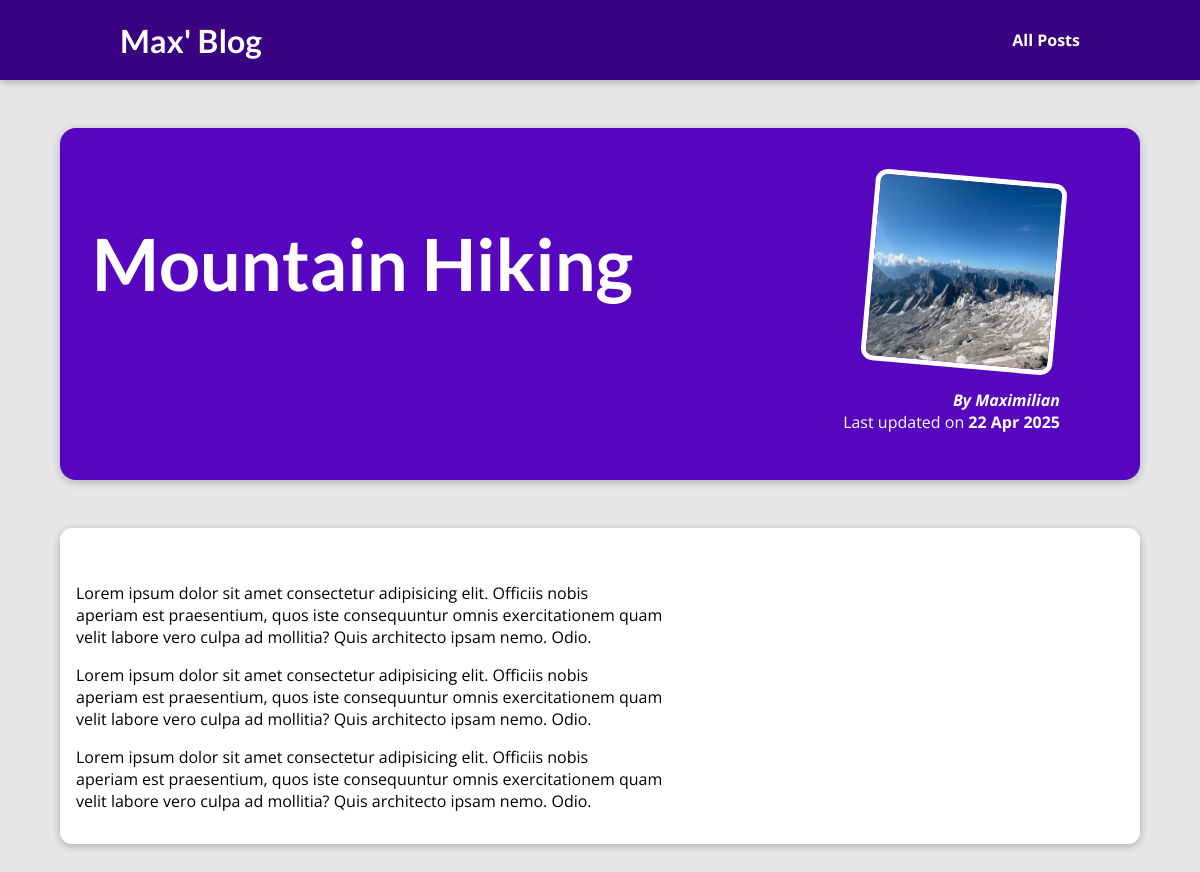
The page /posts/hike-in-the-mountains on the database its author committed.
### blog/models.py (models this page shows)
class Post(models.Model):
    title = models.CharField(max_length=150)
    excerpt = models.CharField(max_length=200)
    image_name = models.CharField(max_length=100)
    date = models.DateField(auto_now=True)
    slug = models.SlugField(unique=True, db_index=True)
    content = models.TextField(validators=[MinLengthValidator(10)])
    author = models.ForeignKey(
        Author, on_delete=models.SET_NULL, null=True, related_name="posts"
    )
    tags = models.ManyToManyField(Tag)

class Author(models.Model):
    first_name = models.CharField(max_length=100)
    last_name = models.CharField(max_length=100)
    email_address = models.EmailField()
    def full_name(self):
        return f"{self.first_name} {self.last_name}"
    def __str__(self):
        return self.full_name()

### blog/views.py (the view)
# urls.py: path("posts/<slug:slug>", views.post_detail,
def post_detail(request, slug):
    identified_post = get_object_or_404(Post, slug=slug)
    return render(
        request,
        "blog/post-detail.html",
        {"post": identified_post, "post_tags": identified_post.tags.all()},
    )

### blog/templates/blog/post-detail.html (shortened to what this page needs)
{% extends "base.html" %}
{% load static %}
{% block css_files %}
<link rel="stylesheet" href="{% static "blog/post-detail.css" %}" />
{% endblock %}
{% block content %}
<section id="summary">
  <h2>{{ post.title }}</h2>
  <article>
    <img src="{% static "blog/images/"|add:post.image_name %}" alt="{{ post.title }}" />
    <address>By <a href="mailto:{{ post.author.email_address }}">{{ post.author }}</a></address>
    <div>Last updated on <time>{{ post.date|date:"d M Y" }}</time></div>
  </article>
</section>
<main>
  {{ post.content|linebreaks }}
</main>
{% endblock %}

### static/app.css (style rules this page uses)
* { box-sizing: border-box; }
html { font-family: 'Open Sans', 'Lato', sans-serif; }
body { margin: 0; }
h1, h2, h3 { font-family: 'Lato', sans-serif; font-weight: bold; }

### blog/static/blog/post-detail.css (style rules this page uses)
body { background-color: #e7e7e7; }
#summary { margin: 8rem auto 3rem auto; padding: 2rem; width: 90%; max-width: 90rem; border-radius: 16px; background-color: #5706c0; position: relative; box-shadow: 0 2px 8px rgba(0, 0, 0, 0.25); height: 22rem; }
#summary h2 { color: white; font-size: 4.5rem; margin-bottom: 0.25rem; }
#summary article { position: absolute; top: 2rem; right: 3rem; padding: 1rem 2rem; border-radius: 12px; text-align: right; color: white; }
#summary article img { width: 12rem; height: 12rem; border-radius: 12px; transform: rotateZ(5deg); border: 5px solid white; margin-bottom: 1rem; }
#summary address { font-weight: bold; }
#summary a { color: white; text-decoration: none; }
#summary time { font-weight: bold; }
main { width: 90%; max-width: 90rem; margin: 3rem auto; background-color: white; padding: 1rem; border-radius: 12px; box-shadow: 0 2px 8px rgba(0, 0, 0, 0.25); }

### rows shown on the page
Post: title "Mountain Hiking", image_name (picture), author "Maximilian", date "22 Apr 2025", content "Lorem ipsum dolor sit amet consectetur adipisicing elit. Officiis nobis aperiam est praesentium, quos iste consequuntur omnis exercitationem quam velit labore vero culpa ad mollitia? Quis architecto ipsam nemo. Odio. Lorem ipsum dolor sit amet consectetur adipisicing elit. Officiis nobis aperiam est praesentium, quos iste consequuntur omnis exercitationem quam velit labore vero culpa ad mollitia? Quis architecto ipsam nemo. Odio. Lorem ipsum dolor sit amet consectetur adipisicing elit. Officiis nobis aperiam est praesentium, quos iste consequuntur omnis exercitationem quam velit labore vero culpa ad mollitia? Quis architecto ipsam nemo. Odio."
